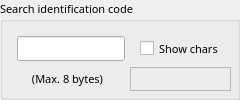
               <widget class="QGroupBox" name="group_packing_8">
                <property name="sizePolicy">
                 <sizepolicy hsizetype="Minimum" vsizetype="Preferred">
                  <horstretch>0</horstretch>
                  <verstretch>0</verstretch>
                 </sizepolicy>
                </property>
                <property name="minimumSize">
                 <size>
                  <width>240</width>
                  <height>90</height>
                 </size>
                </property>
                <property name="maximumSize">
                 <size>
                  <width>480</width>
                  <height>180</height>
                 </size>
                </property>
                <property name="baseSize">
                 <size>
                  <width>240</width>
                  <height>90</height>
                 </size>
                </property>
                <property name="font">
                 <font>
                  <family>맑은 고딕</family>
                  <pointsize>8</pointsize>
                 </font>
                </property>
                <property name="toolTip">
                 <string>&lt;html&gt;&lt;head/&gt;&lt;body&gt;&lt;p&gt;Search identification code (Max 8 bytes)&lt;/p&gt;&lt;/body&gt;&lt;/html&gt;</string>
                </property>
                <property name="toolTipDuration">
                 <number>-1</number>
                </property>
                <property name="title">
                 <string>Search identification code</string>
                </property>
                <layout class="QGridLayout" name="gridLayout_36">
                 <property name="leftMargin">
                  <number>14</number>
                 </property>
                 <property name="topMargin">
                  <number>14</number>
                 </property>
                 <property name="rightMargin">
                  <number>6</number>
                 </property>
                 <property name="bottomMargin">
                  <number>6</number>
                 </property>
                 <item row="0" column="0">
                  <layout class="QGridLayout" name="gridLayout_80">
                   <property name="horizontalSpacing">
                    <number>15</number>
                   </property>
                   <item row="0" column="0">
                    <widget class="QLineEdit" name="searchcode">
                     <property name="sizePolicy">
                      <sizepolicy hsizetype="Minimum" vsizetype="Minimum">
                       <horstretch>0</horstretch>
                       <verstretch>0</verstretch>
                      </sizepolicy>
                     </property>
                     <property name="minimumSize">
                      <size>
                       <width>100</width>
                       <height>22</height>
                      </size>
                     </property>
                     <property name="maximumSize">
                      <size>
                       <width>200</width>
                       <height>25</height>
                      </size>
                     </property>
                     <property name="baseSize">
                      <size>
                       <width>100</width>
                       <height>22</height>
                      </size>
                     </property>
                     <property name="font">
                      <font>
                       <family>맑은 고딕</family>
                       <pointsize>8</pointsize>
                      </font>
                     </property>
                     <property name="toolTip">
                      <string>&lt;html&gt;&lt;head/&gt;&lt;body&gt;&lt;p&gt;Search identification code&lt;/p&gt;&lt;/body&gt;&lt;/html&gt;</string>
                     </property>
                     <property name="text">
                      <string/>
                     </property>
                     <property name="maxLength">
                      <number>8</number>
                     </property>
                     <property name="echoMode">
                      <enum>QLineEdit::Password</enum>
                     </property>
                     <property name="alignment">
                      <set>Qt::AlignCenter</set>
                     </property>
                    </widget>
                   </item>
                   <item row="0" column="1">
                    <widget class="QCheckBox" name="show_idcode">
                     <property name="minimumSize">
                      <size>
                       <width>90</width>
                       <height>22</height>
                      </size>
                     </property>
                     <property name="maximumSize">
                      <size>
                       <width>180</width>
                       <height>45</height>
                      </size>
                     </property>
                     <property name="font">
                      <font>
                       <family>맑은 고딕</family>
                       <pointsize>8</pointsize>
                      </font>
                     </property>
                     <property name="toolTip">
                      <string/>
                     </property>
                     <property name="text">
                      <string>Show chars</string>
                     </property>
                     <property name="checked">
                      <bool>false</bool>
                     </property>
                    </widget>
                   </item>
                  </layout>
                 </item>
                 <item row="1" column="0">
                  <layout class="QGridLayout" name="gridLayout_81">
                   <property name="horizontalSpacing">
                    <number>12</number>
                   </property>
                   <item row="0" column="0">
                    <widget class="QLabel" name="searchcode_desc">
                     <property name="minimumSize">
                      <size>
                       <width>100</width>
                       <height>22</height>
                      </size>
                     </property>
                     <property name="maximumSize">
                      <size>
                       <width>200</width>
                       <height>45</height>
                      </size>
                     </property>
                     <property name="font">
                      <font>
                       <family>돋움</family>
                       <pointsize>8</pointsize>
                      </font>
                     </property>
                     <property name="text">
                      <string>(Max. 8 bytes)</string>
                     </property>
                     <property name="alignment">
                      <set>Qt::AlignCenter</set>
                     </property>
                     <property name="wordWrap">
                      <bool>true</bool>
                     </property>
                    </widget>
                   </item>
                   <item row="0" column="1">
                    <widget class="QFrame" name="frame">
                     <property name="minimumSize">
                      <size>
                       <width>100</width>
                       <height>22</height>
                      </size>
                     </property>
                     <property name="frameShape">
                      <enum>QFrame::StyledPanel</enum>
                     </property>
                     <property name="frameShadow">
                      <enum>QFrame::Raised</enum>
                     </property>
                    </widget>
                   </item>
                  </layout>
                 </item>
                </layout>
               </widget>
